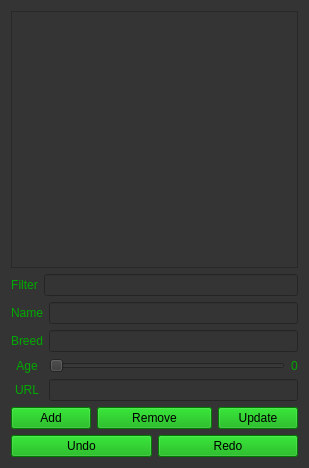
<?xml version="1.0" encoding="UTF-8"?>
<ui version="4.0">
 <class>AdminGUI</class>
 <widget class="GUI" name="AdminGUI">
  <property name="geometry">
   <rect>
    <x>0</x>
    <y>0</y>
    <width>309</width>
    <height>468</height>
   </rect>
  </property>
  <property name="windowTitle">
   <string>AdminGUI</string>
  </property>
  <property name="styleSheet">
   <string notr="true">background-color: rgb(52, 52, 52);</string>
  </property>
  <layout class="QVBoxLayout" name="verticalLayout">
   <item>
    <widget class="QListWidget" name="dogList">
     <property name="styleSheet">
      <string notr="true">color: rgb(0, 170, 0);</string>
     </property>
     <property name="wordWrap">
      <bool>false</bool>
     </property>
     <property name="selectionRectVisible">
      <bool>true</bool>
     </property>
     <property name="itemAlignment">
      <set>Qt::AlignLeading</set>
     </property>
    </widget>
   </item>
   <item>
    <layout class="QGridLayout" name="gridLayout_2">
     <item row="0" column="0">
      <widget class="QLabel" name="label_5">
       <property name="styleSheet">
        <string notr="true">font: 12pt &quot;Century&quot;;
color: rgb(0, 170, 0);</string>
       </property>
       <property name="text">
        <string>Filter</string>
       </property>
       <property name="alignment">
        <set>Qt::AlignCenter</set>
       </property>
      </widget>
     </item>
     <item row="0" column="1">
      <widget class="QLineEdit" name="filterEdit">
       <property name="styleSheet">
        <string notr="true">border-color: rgb(255, 0, 0);</string>
       </property>
      </widget>
     </item>
    </layout>
   </item>
   <item>
    <layout class="QGridLayout" name="gridLayout_3">
     <item row="0" column="0">
      <widget class="QLabel" name="label">
       <property name="styleSheet">
        <string notr="true">font: 12pt &quot;Century&quot;;
color: rgb(0, 170, 0)</string>
       </property>
       <property name="text">
        <string>Name</string>
       </property>
       <property name="alignment">
        <set>Qt::AlignCenter</set>
       </property>
      </widget>
     </item>
     <item row="0" column="1" colspan="2">
      <widget class="QLineEdit" name="nameEdit"/>
     </item>
     <item row="1" column="0">
      <widget class="QLabel" name="label_2">
       <property name="styleSheet">
        <string notr="true">font: 12pt &quot;Century&quot;;
color: rgb(0, 170, 0);</string>
       </property>
       <property name="text">
        <string>Breed</string>
       </property>
       <property name="alignment">
        <set>Qt::AlignCenter</set>
       </property>
      </widget>
     </item>
     <item row="1" column="1" colspan="2">
      <widget class="QLineEdit" name="breedEdit"/>
     </item>
     <item row="2" column="0">
      <widget class="QLabel" name="label_3">
       <property name="styleSheet">
        <string notr="true">font: 12pt &quot;Century&quot;;
color: rgb(0, 170, 0);</string>
       </property>
       <property name="text">
        <string>Age</string>
       </property>
       <property name="alignment">
        <set>Qt::AlignCenter</set>
       </property>
      </widget>
     </item>
     <item row="2" column="1">
      <widget class="QSlider" name="ageSlider">
       <property name="styleSheet">
        <string notr="true">color: rgb(0, 170, 0);</string>
       </property>
       <property name="orientation">
        <enum>Qt::Horizontal</enum>
       </property>
      </widget>
     </item>
     <item row="2" column="2">
      <widget class="QLabel" name="ageLabel">
       <property name="styleSheet">
        <string notr="true">font: 12pt &quot;Century&quot;;
color: rgb(0, 170, 0);</string>
       </property>
       <property name="text">
        <string>0</string>
       </property>
       <property name="alignment">
        <set>Qt::AlignCenter</set>
       </property>
      </widget>
     </item>
     <item row="3" column="0">
      <widget class="QLabel" name="label_4">
       <property name="styleSheet">
        <string notr="true">font: 12pt &quot;Century&quot;;
color: rgb(0, 170, 0);</string>
       </property>
       <property name="text">
        <string>URL</string>
       </property>
       <property name="alignment">
        <set>Qt::AlignCenter</set>
       </property>
      </widget>
     </item>
     <item row="3" column="1" colspan="2">
      <widget class="QLineEdit" name="urlEdit"/>
     </item>
    </layout>
   </item>
   <item>
    <layout class="QGridLayout" name="gridLayout">
     <item row="0" column="0">
      <widget class="QPushButton" name="addBtn">
       <property name="styleSheet">
        <string notr="true">background-color: rgb(0, 170, 0);
font: 12pt &quot;Century&quot;;</string>
       </property>
       <property name="text">
        <string>Add</string>
       </property>
      </widget>
     </item>
     <item row="0" column="1" colspan="2">
      <widget class="QPushButton" name="removeBtn">
       <property name="styleSheet">
        <string notr="true">background-color: rgb(0, 170, 0);
font: 12pt &quot;Century&quot;;</string>
       </property>
       <property name="text">
        <string>Remove</string>
       </property>
      </widget>
     </item>
     <item row="0" column="3">
      <widget class="QPushButton" name="updateBtn">
       <property name="styleSheet">
        <string notr="true">background-color: rgb(0, 170, 0);
font: 12pt &quot;Century&quot;;</string>
       </property>
       <property name="text">
        <string>Update</string>
       </property>
      </widget>
     </item>
     <item row="1" column="0" colspan="2">
      <widget class="QPushButton" name="undoBtn">
       <property name="styleSheet">
        <string notr="true">background-color: rgb(0, 170, 0);
font: 12pt &quot;Century&quot;;</string>
       </property>
       <property name="text">
        <string>Undo</string>
       </property>
      </widget>
     </item>
     <item row="1" column="2" colspan="2">
      <widget class="QPushButton" name="redoBtn">
       <property name="styleSheet">
        <string notr="true">background-color: rgb(0, 170, 0);
font: 12pt &quot;Century&quot;;</string>
       </property>
       <property name="text">
        <string>Redo</string>
       </property>
      </widget>
     </item>
    </layout>
   </item>
  </layout>
 </widget>
 <layoutdefault spacing="6" margin="11"/>
 <customwidgets>
  <customwidget>
   <class>GUI</class>
   <extends>QWidget</extends>
   <header>gui.h</header>
   <container>1</container>
  </customwidget>
 </customwidgets>
 <resources/>
 <connections/>
</ui>
